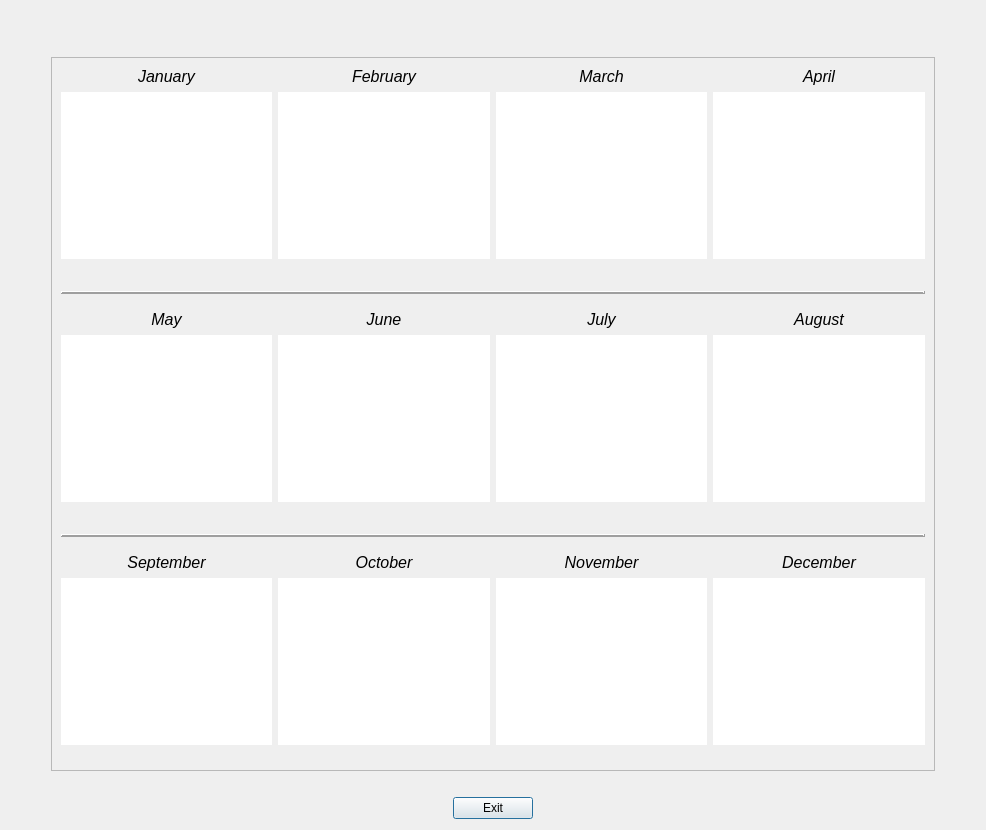
<?xml version="1.0" encoding="UTF-8"?>
<ui version="4.0">
 <class>ExpenseTypeSummaryDialog</class>
 <widget class="QDialog" name="ExpenseTypeSummaryDialog">
  <property name="windowModality">
   <enum>Qt::ApplicationModal</enum>
  </property>
  <property name="geometry">
   <rect>
    <x>0</x>
    <y>0</y>
    <width>986</width>
    <height>830</height>
   </rect>
  </property>
  <property name="font">
   <font>
    <family>Segoe UI</family>
    <pointsize>9</pointsize>
   </font>
  </property>
  <property name="windowTitle">
   <string>&lt;ExpenseTypeSummaryDialog&gt;</string>
  </property>
  <property name="modal">
   <bool>true</bool>
  </property>
  <layout class="QVBoxLayout" name="verticalLayout">
   <item>
    <layout class="QHBoxLayout" name="horizontalLayout">
     <item>
      <spacer name="horizontalSpacer">
       <property name="orientation">
        <enum>Qt::Horizontal</enum>
       </property>
       <property name="sizeHint" stdset="0">
        <size>
         <width>40</width>
         <height>20</height>
        </size>
       </property>
      </spacer>
     </item>
     <item>
      <widget class="QLabel" name="labelDialogTitle">
       <property name="font">
        <font>
         <family>Segoe UI</family>
         <pointsize>12</pointsize>
         <weight>75</weight>
         <bold>true</bold>
        </font>
       </property>
       <property name="text">
        <string>&lt;ExpenseTypeSummary&gt;</string>
       </property>
       <property name="alignment">
        <set>Qt::AlignCenter</set>
       </property>
      </widget>
     </item>
     <item>
      <spacer name="horizontalSpacer_2">
       <property name="orientation">
        <enum>Qt::Horizontal</enum>
       </property>
       <property name="sizeHint" stdset="0">
        <size>
         <width>40</width>
         <height>20</height>
        </size>
       </property>
      </spacer>
     </item>
    </layout>
   </item>
   <item>
    <spacer name="horizontalSpacer_21">
     <property name="orientation">
      <enum>Qt::Horizontal</enum>
     </property>
     <property name="sizeHint" stdset="0">
      <size>
       <width>40</width>
       <height>20</height>
      </size>
     </property>
    </spacer>
   </item>
   <item>
    <layout class="QHBoxLayout" name="horizontalLayout_6">
     <item>
      <spacer name="horizontalSpacer_22">
       <property name="orientation">
        <enum>Qt::Horizontal</enum>
       </property>
       <property name="sizeType">
        <enum>QSizePolicy::Fixed</enum>
       </property>
       <property name="sizeHint" stdset="0">
        <size>
         <width>40</width>
         <height>20</height>
        </size>
       </property>
      </spacer>
     </item>
     <item>
      <widget class="QScrollArea" name="scrollArea">
       <property name="widgetResizable">
        <bool>true</bool>
       </property>
       <widget class="QWidget" name="scrollAreaWidgetContents">
        <property name="geometry">
         <rect>
          <x>0</x>
          <y>0</y>
          <width>872</width>
          <height>696</height>
         </rect>
        </property>
        <layout class="QVBoxLayout" name="verticalLayout_15">
         <item>
          <layout class="QHBoxLayout" name="horizontalLayout_2">
           <item>
            <spacer name="horizontalSpacer_7">
             <property name="orientation">
              <enum>Qt::Horizontal</enum>
             </property>
             <property name="sizeHint" stdset="0">
              <size>
               <width>40</width>
               <height>20</height>
              </size>
             </property>
            </spacer>
           </item>
           <item>
            <layout class="QVBoxLayout" name="verticalLayoutJanuary">
             <item>
              <widget class="QLabel" name="label">
               <property name="font">
                <font>
                 <family>Segoe UI</family>
                 <pointsize>12</pointsize>
                 <italic>true</italic>
                </font>
               </property>
               <property name="text">
                <string>January</string>
               </property>
               <property name="alignment">
                <set>Qt::AlignCenter</set>
               </property>
              </widget>
             </item>
             <item>
              <widget class="QTableView" name="tableViewJanuaryExpenses">
               <property name="font">
                <font>
                 <family>Segoe UI</family>
                 <pointsize>8</pointsize>
                </font>
               </property>
               <property name="frameShape">
                <enum>QFrame::NoFrame</enum>
               </property>
               <property name="frameShadow">
                <enum>QFrame::Plain</enum>
               </property>
               <attribute name="horizontalHeaderDefaultSectionSize">
                <number>105</number>
               </attribute>
              </widget>
             </item>
             <item>
              <spacer name="verticalSpacer">
               <property name="orientation">
                <enum>Qt::Vertical</enum>
               </property>
               <property name="sizeHint" stdset="0">
                <size>
                 <width>20</width>
                 <height>40</height>
                </size>
               </property>
              </spacer>
             </item>
            </layout>
           </item>
           <item>
            <spacer name="horizontalSpacer_5">
             <property name="orientation">
              <enum>Qt::Horizontal</enum>
             </property>
             <property name="sizeHint" stdset="0">
              <size>
               <width>40</width>
               <height>20</height>
              </size>
             </property>
            </spacer>
           </item>
           <item>
            <layout class="QVBoxLayout" name="verticalLayoutFebruary">
             <item>
              <widget class="QLabel" name="label_2">
               <property name="font">
                <font>
                 <family>Segoe UI</family>
                 <pointsize>12</pointsize>
                 <italic>true</italic>
                </font>
               </property>
               <property name="text">
                <string>February</string>
               </property>
               <property name="alignment">
                <set>Qt::AlignCenter</set>
               </property>
              </widget>
             </item>
             <item>
              <widget class="QTableView" name="tableViewFebruaryExpenses">
               <property name="font">
                <font>
                 <family>Segoe UI</family>
                 <pointsize>8</pointsize>
                </font>
               </property>
               <property name="frameShape">
                <enum>QFrame::NoFrame</enum>
               </property>
               <property name="frameShadow">
                <enum>QFrame::Plain</enum>
               </property>
               <attribute name="horizontalHeaderMinimumSectionSize">
                <number>36</number>
               </attribute>
               <attribute name="horizontalHeaderDefaultSectionSize">
                <number>105</number>
               </attribute>
               <attribute name="verticalHeaderMinimumSectionSize">
                <number>21</number>
               </attribute>
              </widget>
             </item>
             <item>
              <spacer name="verticalSpacer_2">
               <property name="orientation">
                <enum>Qt::Vertical</enum>
               </property>
               <property name="sizeHint" stdset="0">
                <size>
                 <width>20</width>
                 <height>40</height>
                </size>
               </property>
              </spacer>
             </item>
            </layout>
           </item>
           <item>
            <spacer name="horizontalSpacer_4">
             <property name="orientation">
              <enum>Qt::Horizontal</enum>
             </property>
             <property name="sizeHint" stdset="0">
              <size>
               <width>40</width>
               <height>20</height>
              </size>
             </property>
            </spacer>
           </item>
           <item>
            <layout class="QVBoxLayout" name="verticalLayoutMarch">
             <item>
              <widget class="QLabel" name="label_3">
               <property name="font">
                <font>
                 <family>Segoe UI</family>
                 <pointsize>12</pointsize>
                 <italic>true</italic>
                </font>
               </property>
               <property name="text">
                <string>March</string>
               </property>
               <property name="alignment">
                <set>Qt::AlignCenter</set>
               </property>
              </widget>
             </item>
             <item>
              <widget class="QTableView" name="tableViewMarchExpenses">
               <property name="font">
                <font>
                 <family>Segoe UI</family>
                 <pointsize>8</pointsize>
                </font>
               </property>
               <property name="frameShape">
                <enum>QFrame::NoFrame</enum>
               </property>
               <property name="frameShadow">
                <enum>QFrame::Plain</enum>
               </property>
               <attribute name="horizontalHeaderMinimumSectionSize">
                <number>36</number>
               </attribute>
               <attribute name="horizontalHeaderDefaultSectionSize">
                <number>105</number>
               </attribute>
               <attribute name="verticalHeaderMinimumSectionSize">
                <number>21</number>
               </attribute>
              </widget>
             </item>
             <item>
              <spacer name="verticalSpacer_3">
               <property name="orientation">
                <enum>Qt::Vertical</enum>
               </property>
               <property name="sizeHint" stdset="0">
                <size>
                 <width>20</width>
                 <height>40</height>
                </size>
               </property>
              </spacer>
             </item>
            </layout>
           </item>
           <item>
            <spacer name="horizontalSpacer_3">
             <property name="orientation">
              <enum>Qt::Horizontal</enum>
             </property>
             <property name="sizeHint" stdset="0">
              <size>
               <width>40</width>
               <height>20</height>
              </size>
             </property>
            </spacer>
           </item>
           <item>
            <layout class="QVBoxLayout" name="verticalLayoutApril">
             <item>
              <widget class="QLabel" name="label_4">
               <property name="font">
                <font>
                 <family>Segoe UI</family>
                 <pointsize>12</pointsize>
                 <italic>true</italic>
                </font>
               </property>
               <property name="text">
                <string>April</string>
               </property>
               <property name="alignment">
                <set>Qt::AlignCenter</set>
               </property>
              </widget>
             </item>
             <item>
              <widget class="QTableView" name="tableViewAprilExpenses">
               <property name="font">
                <font>
                 <family>Segoe UI</family>
                 <pointsize>8</pointsize>
                </font>
               </property>
               <property name="frameShape">
                <enum>QFrame::NoFrame</enum>
               </property>
               <property name="frameShadow">
                <enum>QFrame::Plain</enum>
               </property>
               <attribute name="horizontalHeaderMinimumSectionSize">
                <number>36</number>
               </attribute>
               <attribute name="horizontalHeaderDefaultSectionSize">
                <number>105</number>
               </attribute>
               <attribute name="verticalHeaderMinimumSectionSize">
                <number>21</number>
               </attribute>
              </widget>
             </item>
             <item>
              <spacer name="verticalSpacer_4">
               <property name="orientation">
                <enum>Qt::Vertical</enum>
               </property>
               <property name="sizeHint" stdset="0">
                <size>
                 <width>20</width>
                 <height>40</height>
                </size>
               </property>
              </spacer>
             </item>
            </layout>
           </item>
           <item>
            <spacer name="horizontalSpacer_8">
             <property name="orientation">
              <enum>Qt::Horizontal</enum>
             </property>
             <property name="sizeHint" stdset="0">
              <size>
               <width>40</width>
               <height>20</height>
              </size>
             </property>
            </spacer>
           </item>
          </layout>
         </item>
         <item>
          <spacer name="verticalSpacer_5">
           <property name="orientation">
            <enum>Qt::Vertical</enum>
           </property>
           <property name="sizeType">
            <enum>QSizePolicy::Fixed</enum>
           </property>
           <property name="sizeHint" stdset="0">
            <size>
             <width>20</width>
             <height>10</height>
            </size>
           </property>
          </spacer>
         </item>
         <item>
          <widget class="Line" name="line">
           <property name="frameShadow">
            <enum>QFrame::Raised</enum>
           </property>
           <property name="lineWidth">
            <number>2</number>
           </property>
           <property name="orientation">
            <enum>Qt::Horizontal</enum>
           </property>
          </widget>
         </item>
         <item>
          <spacer name="verticalSpacer_6">
           <property name="orientation">
            <enum>Qt::Vertical</enum>
           </property>
           <property name="sizeType">
            <enum>QSizePolicy::Fixed</enum>
           </property>
           <property name="sizeHint" stdset="0">
            <size>
             <width>20</width>
             <height>10</height>
            </size>
           </property>
          </spacer>
         </item>
         <item>
          <layout class="QHBoxLayout" name="horizontalLayout_3">
           <item>
            <spacer name="horizontalSpacer_9">
             <property name="orientation">
              <enum>Qt::Horizontal</enum>
             </property>
             <property name="sizeHint" stdset="0">
              <size>
               <width>40</width>
               <height>20</height>
              </size>
             </property>
            </spacer>
           </item>
           <item>
            <layout class="QVBoxLayout" name="verticalLayoutMay">
             <item>
              <widget class="QLabel" name="label_5">
               <property name="font">
                <font>
                 <family>Segoe UI</family>
                 <pointsize>12</pointsize>
                 <italic>true</italic>
                </font>
               </property>
               <property name="text">
                <string>May</string>
               </property>
               <property name="alignment">
                <set>Qt::AlignCenter</set>
               </property>
              </widget>
             </item>
             <item>
              <widget class="QTableView" name="tableViewMayExpenses">
               <property name="font">
                <font>
                 <family>Segoe UI</family>
                 <pointsize>8</pointsize>
                </font>
               </property>
               <property name="frameShape">
                <enum>QFrame::NoFrame</enum>
               </property>
               <property name="frameShadow">
                <enum>QFrame::Plain</enum>
               </property>
               <attribute name="horizontalHeaderDefaultSectionSize">
                <number>105</number>
               </attribute>
              </widget>
             </item>
             <item>
              <spacer name="verticalSpacer_7">
               <property name="orientation">
                <enum>Qt::Vertical</enum>
               </property>
               <property name="sizeHint" stdset="0">
                <size>
                 <width>20</width>
                 <height>40</height>
                </size>
               </property>
              </spacer>
             </item>
            </layout>
           </item>
           <item>
            <spacer name="horizontalSpacer_10">
             <property name="orientation">
              <enum>Qt::Horizontal</enum>
             </property>
             <property name="sizeHint" stdset="0">
              <size>
               <width>40</width>
               <height>20</height>
              </size>
             </property>
            </spacer>
           </item>
           <item>
            <layout class="QVBoxLayout" name="verticalLayoutJune">
             <item>
              <widget class="QLabel" name="label_6">
               <property name="font">
                <font>
                 <family>Segoe UI</family>
                 <pointsize>12</pointsize>
                 <italic>true</italic>
                </font>
               </property>
               <property name="text">
                <string>June</string>
               </property>
               <property name="alignment">
                <set>Qt::AlignCenter</set>
               </property>
              </widget>
             </item>
             <item>
              <widget class="QTableView" name="tableViewJuneExpenses">
               <property name="font">
                <font>
                 <family>Segoe UI</family>
                 <pointsize>8</pointsize>
                </font>
               </property>
               <property name="frameShape">
                <enum>QFrame::NoFrame</enum>
               </property>
               <property name="frameShadow">
                <enum>QFrame::Plain</enum>
               </property>
               <attribute name="horizontalHeaderDefaultSectionSize">
                <number>105</number>
               </attribute>
              </widget>
             </item>
             <item>
              <spacer name="verticalSpacer_8">
               <property name="orientation">
                <enum>Qt::Vertical</enum>
               </property>
               <property name="sizeHint" stdset="0">
                <size>
                 <width>20</width>
                 <height>40</height>
                </size>
               </property>
              </spacer>
             </item>
            </layout>
           </item>
           <item>
            <spacer name="horizontalSpacer_12">
             <property name="orientation">
              <enum>Qt::Horizontal</enum>
             </property>
             <property name="sizeHint" stdset="0">
              <size>
               <width>40</width>
               <height>20</height>
              </size>
             </property>
            </spacer>
           </item>
           <item>
            <layout class="QVBoxLayout" name="verticalLayoutJuly">
             <item>
              <widget class="QLabel" name="label_7">
               <property name="font">
                <font>
                 <family>Segoe UI</family>
                 <pointsize>12</pointsize>
                 <italic>true</italic>
                </font>
               </property>
               <property name="text">
                <string>July</string>
               </property>
               <property name="alignment">
                <set>Qt::AlignCenter</set>
               </property>
              </widget>
             </item>
             <item>
              <widget class="QTableView" name="tableViewJulyExpenses">
               <property name="font">
                <font>
                 <family>Segoe UI</family>
                 <pointsize>8</pointsize>
                </font>
               </property>
               <property name="frameShape">
                <enum>QFrame::NoFrame</enum>
               </property>
               <property name="frameShadow">
                <enum>QFrame::Plain</enum>
               </property>
               <attribute name="horizontalHeaderDefaultSectionSize">
                <number>105</number>
               </attribute>
              </widget>
             </item>
             <item>
              <spacer name="verticalSpacer_9">
               <property name="orientation">
                <enum>Qt::Vertical</enum>
               </property>
               <property name="sizeHint" stdset="0">
                <size>
                 <width>20</width>
                 <height>40</height>
                </size>
               </property>
              </spacer>
             </item>
            </layout>
           </item>
           <item>
            <spacer name="horizontalSpacer_13">
             <property name="orientation">
              <enum>Qt::Horizontal</enum>
             </property>
             <property name="sizeHint" stdset="0">
              <size>
               <width>40</width>
               <height>20</height>
              </size>
             </property>
            </spacer>
           </item>
           <item>
            <layout class="QVBoxLayout" name="verticalLayoutAugust">
             <item>
              <widget class="QLabel" name="label_8">
               <property name="font">
                <font>
                 <family>Segoe UI</family>
                 <pointsize>12</pointsize>
                 <italic>true</italic>
                </font>
               </property>
               <property name="text">
                <string>August</string>
               </property>
               <property name="alignment">
                <set>Qt::AlignCenter</set>
               </property>
              </widget>
             </item>
             <item>
              <widget class="QTableView" name="tableViewAugustExpenses">
               <property name="font">
                <font>
                 <family>Segoe UI</family>
                 <pointsize>8</pointsize>
                </font>
               </property>
               <property name="frameShape">
                <enum>QFrame::NoFrame</enum>
               </property>
               <property name="frameShadow">
                <enum>QFrame::Plain</enum>
               </property>
               <attribute name="horizontalHeaderDefaultSectionSize">
                <number>105</number>
               </attribute>
              </widget>
             </item>
             <item>
              <spacer name="verticalSpacer_10">
               <property name="orientation">
                <enum>Qt::Vertical</enum>
               </property>
               <property name="sizeHint" stdset="0">
                <size>
                 <width>20</width>
                 <height>40</height>
                </size>
               </property>
              </spacer>
             </item>
            </layout>
           </item>
           <item>
            <spacer name="horizontalSpacer_11">
             <property name="orientation">
              <enum>Qt::Horizontal</enum>
             </property>
             <property name="sizeHint" stdset="0">
              <size>
               <width>40</width>
               <height>20</height>
              </size>
             </property>
            </spacer>
           </item>
          </layout>
         </item>
         <item>
          <spacer name="verticalSpacer_11">
           <property name="orientation">
            <enum>Qt::Vertical</enum>
           </property>
           <property name="sizeType">
            <enum>QSizePolicy::Fixed</enum>
           </property>
           <property name="sizeHint" stdset="0">
            <size>
             <width>20</width>
             <height>10</height>
            </size>
           </property>
          </spacer>
         </item>
         <item>
          <widget class="Line" name="line_2">
           <property name="frameShadow">
            <enum>QFrame::Raised</enum>
           </property>
           <property name="lineWidth">
            <number>2</number>
           </property>
           <property name="orientation">
            <enum>Qt::Horizontal</enum>
           </property>
          </widget>
         </item>
         <item>
          <spacer name="verticalSpacer_12">
           <property name="orientation">
            <enum>Qt::Vertical</enum>
           </property>
           <property name="sizeType">
            <enum>QSizePolicy::Fixed</enum>
           </property>
           <property name="sizeHint" stdset="0">
            <size>
             <width>20</width>
             <height>10</height>
            </size>
           </property>
          </spacer>
         </item>
         <item>
          <layout class="QHBoxLayout" name="horizontalLayout_4">
           <item>
            <spacer name="horizontalSpacer_14">
             <property name="orientation">
              <enum>Qt::Horizontal</enum>
             </property>
             <property name="sizeHint" stdset="0">
              <size>
               <width>40</width>
               <height>20</height>
              </size>
             </property>
            </spacer>
           </item>
           <item>
            <layout class="QVBoxLayout" name="verticalLayoutSeptember">
             <item>
              <widget class="QLabel" name="label_9">
               <property name="font">
                <font>
                 <family>Segoe UI</family>
                 <pointsize>12</pointsize>
                 <italic>true</italic>
                </font>
               </property>
               <property name="text">
                <string>September</string>
               </property>
               <property name="alignment">
                <set>Qt::AlignCenter</set>
               </property>
              </widget>
             </item>
             <item>
              <widget class="QTableView" name="tableViewSeptemberExpenses">
               <property name="font">
                <font>
                 <family>Segoe UI</family>
                 <pointsize>8</pointsize>
                </font>
               </property>
               <property name="frameShape">
                <enum>QFrame::NoFrame</enum>
               </property>
               <property name="frameShadow">
                <enum>QFrame::Plain</enum>
               </property>
               <attribute name="horizontalHeaderDefaultSectionSize">
                <number>105</number>
               </attribute>
              </widget>
             </item>
             <item>
              <spacer name="verticalSpacer_13">
               <property name="orientation">
                <enum>Qt::Vertical</enum>
               </property>
               <property name="sizeHint" stdset="0">
                <size>
                 <width>20</width>
                 <height>40</height>
                </size>
               </property>
              </spacer>
             </item>
            </layout>
           </item>
           <item>
            <spacer name="horizontalSpacer_16">
             <property name="orientation">
              <enum>Qt::Horizontal</enum>
             </property>
             <property name="sizeHint" stdset="0">
              <size>
               <width>40</width>
               <height>20</height>
              </size>
             </property>
            </spacer>
           </item>
           <item>
            <layout class="QVBoxLayout" name="verticalLayoutOctober">
             <item>
              <widget class="QLabel" name="label_10">
               <property name="font">
                <font>
                 <family>Segoe UI</family>
                 <pointsize>12</pointsize>
                 <italic>true</italic>
                </font>
               </property>
               <property name="text">
                <string>October</string>
               </property>
               <property name="alignment">
                <set>Qt::AlignCenter</set>
               </property>
              </widget>
             </item>
             <item>
              <widget class="QTableView" name="tableViewOctoberExpenses">
               <property name="font">
                <font>
                 <family>Segoe UI</family>
                 <pointsize>8</pointsize>
                </font>
               </property>
               <property name="frameShape">
                <enum>QFrame::NoFrame</enum>
               </property>
               <property name="frameShadow">
                <enum>QFrame::Plain</enum>
               </property>
               <attribute name="horizontalHeaderDefaultSectionSize">
                <number>105</number>
               </attribute>
              </widget>
             </item>
             <item>
              <spacer name="verticalSpacer_14">
               <property name="orientation">
                <enum>Qt::Vertical</enum>
               </property>
               <property name="sizeHint" stdset="0">
                <size>
                 <width>20</width>
                 <height>40</height>
                </size>
               </property>
              </spacer>
             </item>
            </layout>
           </item>
           <item>
            <spacer name="horizontalSpacer_17">
             <property name="orientation">
              <enum>Qt::Horizontal</enum>
             </property>
             <property name="sizeHint" stdset="0">
              <size>
               <width>40</width>
               <height>20</height>
              </size>
             </property>
            </spacer>
           </item>
           <item>
            <layout class="QVBoxLayout" name="verticalLayoutNovember">
             <item>
              <widget class="QLabel" name="label_11">
               <property name="font">
                <font>
                 <family>Segoe UI</family>
                 <pointsize>12</pointsize>
                 <italic>true</italic>
                </font>
               </property>
               <property name="text">
                <string>November</string>
               </property>
               <property name="alignment">
                <set>Qt::AlignCenter</set>
               </property>
              </widget>
             </item>
             <item>
              <widget class="QTableView" name="tableViewNovemberExpenses">
               <property name="font">
                <font>
                 <family>Segoe UI</family>
                 <pointsize>8</pointsize>
                </font>
               </property>
               <property name="frameShape">
                <enum>QFrame::NoFrame</enum>
               </property>
               <property name="frameShadow">
                <enum>QFrame::Plain</enum>
               </property>
               <attribute name="horizontalHeaderDefaultSectionSize">
                <number>105</number>
               </attribute>
              </widget>
             </item>
             <item>
              <spacer name="verticalSpacer_15">
               <property name="orientation">
                <enum>Qt::Vertical</enum>
               </property>
               <property name="sizeHint" stdset="0">
                <size>
                 <width>20</width>
                 <height>40</height>
                </size>
               </property>
              </spacer>
             </item>
            </layout>
           </item>
           <item>
            <spacer name="horizontalSpacer_18">
             <property name="orientation">
              <enum>Qt::Horizontal</enum>
             </property>
             <property name="sizeHint" stdset="0">
              <size>
               <width>40</width>
               <height>20</height>
              </size>
             </property>
            </spacer>
           </item>
           <item>
            <layout class="QVBoxLayout" name="verticalLayoutDecember">
             <item>
              <widget class="QLabel" name="label_12">
               <property name="font">
                <font>
                 <family>Segoe UI</family>
                 <pointsize>12</pointsize>
                 <italic>true</italic>
                </font>
               </property>
               <property name="text">
                <string>December</string>
               </property>
               <property name="alignment">
                <set>Qt::AlignCenter</set>
               </property>
              </widget>
             </item>
             <item>
              <widget class="QTableView" name="tableViewDecemberExpenses">
               <property name="font">
                <font>
                 <family>Segoe UI</family>
                 <pointsize>8</pointsize>
                </font>
               </property>
               <property name="frameShape">
                <enum>QFrame::NoFrame</enum>
               </property>
               <property name="frameShadow">
                <enum>QFrame::Plain</enum>
               </property>
               <attribute name="horizontalHeaderDefaultSectionSize">
                <number>105</number>
               </attribute>
              </widget>
             </item>
             <item>
              <spacer name="verticalSpacer_16">
               <property name="orientation">
                <enum>Qt::Vertical</enum>
               </property>
               <property name="sizeHint" stdset="0">
                <size>
                 <width>20</width>
                 <height>40</height>
                </size>
               </property>
              </spacer>
             </item>
            </layout>
           </item>
           <item>
            <spacer name="horizontalSpacer_15">
             <property name="orientation">
              <enum>Qt::Horizontal</enum>
             </property>
             <property name="sizeHint" stdset="0">
              <size>
               <width>40</width>
               <height>20</height>
              </size>
             </property>
            </spacer>
           </item>
          </layout>
         </item>
        </layout>
       </widget>
      </widget>
     </item>
     <item>
      <spacer name="horizontalSpacer_23">
       <property name="orientation">
        <enum>Qt::Horizontal</enum>
       </property>
       <property name="sizeType">
        <enum>QSizePolicy::Fixed</enum>
       </property>
       <property name="sizeHint" stdset="0">
        <size>
         <width>40</width>
         <height>20</height>
        </size>
       </property>
      </spacer>
     </item>
    </layout>
   </item>
   <item>
    <spacer name="horizontalSpacer_6">
     <property name="orientation">
      <enum>Qt::Horizontal</enum>
     </property>
     <property name="sizeHint" stdset="0">
      <size>
       <width>40</width>
       <height>20</height>
      </size>
     </property>
    </spacer>
   </item>
   <item>
    <layout class="QHBoxLayout" name="horizontalLayout_5">
     <item>
      <spacer name="horizontalSpacer_19">
       <property name="orientation">
        <enum>Qt::Horizontal</enum>
       </property>
       <property name="sizeHint" stdset="0">
        <size>
         <width>40</width>
         <height>20</height>
        </size>
       </property>
      </spacer>
     </item>
     <item>
      <widget class="QPushButton" name="pushButtonExit">
       <property name="text">
        <string>Exit</string>
       </property>
      </widget>
     </item>
     <item>
      <spacer name="horizontalSpacer_20">
       <property name="orientation">
        <enum>Qt::Horizontal</enum>
       </property>
       <property name="sizeHint" stdset="0">
        <size>
         <width>40</width>
         <height>20</height>
        </size>
       </property>
      </spacer>
     </item>
    </layout>
   </item>
  </layout>
 </widget>
 <resources/>
 <connections/>
</ui>
